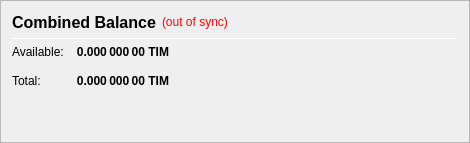
                   <widget class="QFrame" name="frame_CombinedBalances">
                    <property name="minimumSize">
                     <size>
                      <width>470</width>
                      <height>0</height>
                     </size>
                    </property>
                    <property name="frameShape">
                     <enum>QFrame::StyledPanel</enum>
                    </property>
                    <property name="frameShadow">
                     <enum>QFrame::Raised</enum>
                    </property>
                    <layout class="QVBoxLayout" name="verticalLayout_5">
                     <item>
                      <layout class="QHBoxLayout" name="horizontalLayout_5" stretch="0,0,0">
                       <item>
                        <widget class="QLabel" name="label_5z">
                         <property name="minimumSize">
                          <size>
                           <width>0</width>
                           <height>20</height>
                          </size>
                         </property>
                         <property name="font">
                          <font>
                           <pointsize>12</pointsize>
                           <weight>75</weight>
                           <bold>true</bold>
                          </font>
                         </property>
                         <property name="toolTip">
                          <string>Combined Balance (including unconfirmed and immature coins)</string>
                         </property>
                         <property name="text">
                          <string>Combined Balance</string>
                         </property>
                        </widget>
                       </item>
                       <item>
                        <widget class="QLabel" name="labelWalletStatus">
                         <property name="cursor">
                          <cursorShape>WhatsThisCursor</cursorShape>
                         </property>
                         <property name="toolTip">
                          <string>The displayed information may be out of date. Your wallet automatically synchronizes with the TIMcoin network after a connection is established, but this process has not completed yet.</string>
                         </property>
                         <property name="styleSheet">
                          <string notr="true">QLabel { color: red; }</string>
                         </property>
                         <property name="text">
                          <string notr="true">(out of sync)</string>
                         </property>
                         <property name="alignment">
                          <set>Qt::AlignLeading|Qt::AlignLeft|Qt::AlignVCenter</set>
                         </property>
                        </widget>
                       </item>
                       <item>
                        <spacer name="horizontalSpacer_1">
                         <property name="orientation">
                          <enum>Qt::Horizontal</enum>
                         </property>
                         <property name="sizeHint" stdset="0">
                          <size>
                           <width>40</width>
                           <height>20</height>
                          </size>
                         </property>
                        </spacer>
                       </item>
                      </layout>
                     </item>
                     <item>
                      <widget class="Line" name="line_CombinedBalance">
                       <property name="minimumSize">
                        <size>
                         <width>0</width>
                         <height>1</height>
                        </size>
                       </property>
                       <property name="maximumSize">
                        <size>
                         <width>16777215</width>
                         <height>1</height>
                        </size>
                       </property>
                       <property name="orientation">
                        <enum>Qt::Horizontal</enum>
                       </property>
                      </widget>
                     </item>
                     <item>
                      <layout class="QGridLayout" name="gridLayout_3">
                       <property name="spacing">
                        <number>12</number>
                       </property>
                       <item row="1" column="0">
                        <widget class="QLabel" name="labelBalanceTextz">
                         <property name="text">
                          <string>Available:</string>
                         </property>
                        </widget>
                       </item>
                       <item row="1" column="1">
                        <widget class="QLabel" name="labelBalancez">
                         <property name="font">
                          <font>
                           <weight>75</weight>
                           <bold>true</bold>
                          </font>
                         </property>
                         <property name="cursor">
                          <cursorShape>IBeamCursor</cursorShape>
                         </property>
                         <property name="toolTip">
                          <string>Your current spendable balance</string>
                         </property>
                         <property name="text">
                          <string notr="true">0.000 000 00 TIM</string>
                         </property>
                         <property name="alignment">
                          <set>Qt::AlignRight|Qt::AlignTrailing|Qt::AlignVCenter</set>
                         </property>
                         <property name="textInteractionFlags">
                          <set>Qt::LinksAccessibleByMouse|Qt::TextSelectableByKeyboard|Qt::TextSelectableByMouse</set>
                         </property>
                        </widget>
                       </item>
                       <item row="2" column="0">
                        <widget class="QLabel" name="labelTotalTextz">
                         <property name="text">
                          <string>Total:</string>
                         </property>
                        </widget>
                       </item>
                       <item row="2" column="1">
                        <widget class="QLabel" name="labelTotalz">
                         <property name="font">
                          <font>
                           <weight>75</weight>
                           <bold>true</bold>
                          </font>
                         </property>
                         <property name="cursor">
                          <cursorShape>IBeamCursor</cursorShape>
                         </property>
                         <property name="toolTip">
                          <string>Total Balance, including all unavailable coins.</string>
                         </property>
                         <property name="text">
                          <string notr="true">0.000 000 00 TIM</string>
                         </property>
                         <property name="alignment">
                          <set>Qt::AlignRight|Qt::AlignTrailing|Qt::AlignVCenter</set>
                         </property>
                         <property name="textInteractionFlags">
                          <set>Qt::LinksAccessibleByMouse|Qt::TextSelectableByKeyboard|Qt::TextSelectableByMouse</set>
                         </property>
                        </widget>
                       </item>
                       <item row="2" column="3">
                        <spacer name="horizontalSpacer_2">
                         <property name="orientation">
                          <enum>Qt::Horizontal</enum>
                         </property>
                         <property name="sizeHint" stdset="0">
                          <size>
                           <width>40</width>
                           <height>20</height>
                          </size>
                         </property>
                        </spacer>
                       </item>
                      </layout>
                     </item>
                     <item>
                      <spacer name="verticalSpacer_1">
                       <property name="orientation">
                        <enum>Qt::Vertical</enum>
                       </property>
                       <property name="sizeHint" stdset="0">
                        <size>
                         <width>20</width>
                         <height>40</height>
                        </size>
                       </property>
                      </spacer>
                     </item>
                    </layout>
                   </widget>
